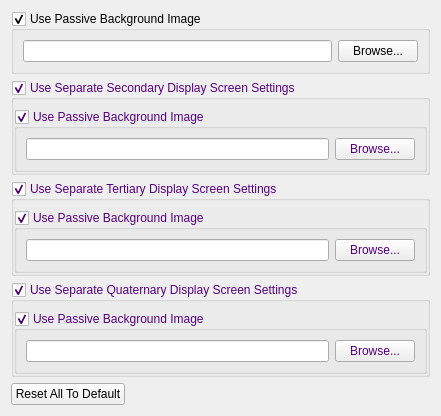
<?xml version="1.0" encoding="UTF-8"?>
<ui version="4.0">
 <class>PassiveSettingWidget</class>
 <widget class="QWidget" name="PassiveSettingWidget">
  <property name="geometry">
   <rect>
    <x>0</x>
    <y>0</y>
    <width>441</width>
    <height>400</height>
   </rect>
  </property>
  <layout class="QVBoxLayout" name="verticalLayout_2">
   <item>
    <widget class="QGroupBox" name="groupBoxBackground">
     <property name="title">
      <string>Use Passive Background Image</string>
     </property>
     <property name="checkable">
      <bool>true</bool>
     </property>
     <layout class="QHBoxLayout" name="horizontalLayout_2">
      <item>
       <widget class="QLineEdit" name="lineEditBackgroundPath">
        <property name="readOnly">
         <bool>true</bool>
        </property>
       </widget>
      </item>
      <item>
       <widget class="QPushButton" name="buttonBrowseBackgound">
        <property name="text">
         <string>Browse...</string>
        </property>
       </widget>
      </item>
     </layout>
    </widget>
   </item>
   <item>
    <widget class="QGroupBox" name="groupBoxDisp2Sets">
     <property name="palette">
      <palette>
       <active>
        <colorrole role="WindowText">
         <brush brushstyle="SolidPattern">
          <color alpha="255">
           <red>85</red>
           <green>0</green>
           <blue>127</blue>
          </color>
         </brush>
        </colorrole>
        <colorrole role="Text">
         <brush brushstyle="SolidPattern">
          <color alpha="255">
           <red>85</red>
           <green>0</green>
           <blue>127</blue>
          </color>
         </brush>
        </colorrole>
        <colorrole role="ButtonText">
         <brush brushstyle="SolidPattern">
          <color alpha="255">
           <red>85</red>
           <green>0</green>
           <blue>127</blue>
          </color>
         </brush>
        </colorrole>
        <colorrole role="PlaceholderText">
         <brush brushstyle="NoBrush">
          <color alpha="128">
           <red>85</red>
           <green>0</green>
           <blue>127</blue>
          </color>
         </brush>
        </colorrole>
       </active>
       <inactive>
        <colorrole role="WindowText">
         <brush brushstyle="SolidPattern">
          <color alpha="255">
           <red>85</red>
           <green>0</green>
           <blue>127</blue>
          </color>
         </brush>
        </colorrole>
        <colorrole role="Text">
         <brush brushstyle="SolidPattern">
          <color alpha="255">
           <red>85</red>
           <green>0</green>
           <blue>127</blue>
          </color>
         </brush>
        </colorrole>
        <colorrole role="ButtonText">
         <brush brushstyle="SolidPattern">
          <color alpha="255">
           <red>85</red>
           <green>0</green>
           <blue>127</blue>
          </color>
         </brush>
        </colorrole>
        <colorrole role="PlaceholderText">
         <brush brushstyle="NoBrush">
          <color alpha="128">
           <red>85</red>
           <green>0</green>
           <blue>127</blue>
          </color>
         </brush>
        </colorrole>
       </inactive>
       <disabled>
        <colorrole role="WindowText">
         <brush brushstyle="SolidPattern">
          <color alpha="255">
           <red>120</red>
           <green>120</green>
           <blue>120</blue>
          </color>
         </brush>
        </colorrole>
        <colorrole role="Text">
         <brush brushstyle="SolidPattern">
          <color alpha="255">
           <red>120</red>
           <green>120</green>
           <blue>120</blue>
          </color>
         </brush>
        </colorrole>
        <colorrole role="ButtonText">
         <brush brushstyle="SolidPattern">
          <color alpha="255">
           <red>120</red>
           <green>120</green>
           <blue>120</blue>
          </color>
         </brush>
        </colorrole>
        <colorrole role="PlaceholderText">
         <brush brushstyle="NoBrush">
          <color alpha="128">
           <red>85</red>
           <green>0</green>
           <blue>127</blue>
          </color>
         </brush>
        </colorrole>
       </disabled>
      </palette>
     </property>
     <property name="title">
      <string>Use Separate Secondary Display Screen Settings</string>
     </property>
     <property name="flat">
      <bool>true</bool>
     </property>
     <property name="checkable">
      <bool>true</bool>
     </property>
     <layout class="QVBoxLayout" name="verticalLayout">
      <property name="leftMargin">
       <number>0</number>
      </property>
      <property name="rightMargin">
       <number>0</number>
      </property>
      <property name="bottomMargin">
       <number>0</number>
      </property>
      <item>
       <widget class="QGroupBox" name="groupBoxBackground2">
        <property name="palette">
         <palette>
          <active>
           <colorrole role="WindowText">
            <brush brushstyle="SolidPattern">
             <color alpha="255">
              <red>85</red>
              <green>0</green>
              <blue>127</blue>
             </color>
            </brush>
           </colorrole>
          </active>
          <inactive>
           <colorrole role="WindowText">
            <brush brushstyle="SolidPattern">
             <color alpha="255">
              <red>85</red>
              <green>0</green>
              <blue>127</blue>
             </color>
            </brush>
           </colorrole>
          </inactive>
          <disabled>
           <colorrole role="WindowText">
            <brush brushstyle="SolidPattern">
             <color alpha="255">
              <red>120</red>
              <green>120</green>
              <blue>120</blue>
             </color>
            </brush>
           </colorrole>
          </disabled>
         </palette>
        </property>
        <property name="title">
         <string>Use Passive Background Image</string>
        </property>
        <property name="checkable">
         <bool>true</bool>
        </property>
        <layout class="QHBoxLayout" name="horizontalLayout_4">
         <item>
          <widget class="QLineEdit" name="lineEditBackgroundPath2">
           <property name="readOnly">
            <bool>true</bool>
           </property>
          </widget>
         </item>
         <item>
          <widget class="QPushButton" name="buttonBrowseBackgound2">
           <property name="text">
            <string>Browse...</string>
           </property>
          </widget>
         </item>
        </layout>
       </widget>
      </item>
     </layout>
    </widget>
   </item>
   <item>
    <widget class="QGroupBox" name="groupBoxDisp3Sets">
     <property name="palette">
      <palette>
       <active>
        <colorrole role="WindowText">
         <brush brushstyle="SolidPattern">
          <color alpha="255">
           <red>85</red>
           <green>0</green>
           <blue>127</blue>
          </color>
         </brush>
        </colorrole>
        <colorrole role="Text">
         <brush brushstyle="SolidPattern">
          <color alpha="255">
           <red>85</red>
           <green>0</green>
           <blue>127</blue>
          </color>
         </brush>
        </colorrole>
        <colorrole role="ButtonText">
         <brush brushstyle="SolidPattern">
          <color alpha="255">
           <red>85</red>
           <green>0</green>
           <blue>127</blue>
          </color>
         </brush>
        </colorrole>
        <colorrole role="PlaceholderText">
         <brush brushstyle="SolidPattern">
          <color alpha="128">
           <red>85</red>
           <green>0</green>
           <blue>127</blue>
          </color>
         </brush>
        </colorrole>
       </active>
       <inactive>
        <colorrole role="WindowText">
         <brush brushstyle="SolidPattern">
          <color alpha="255">
           <red>85</red>
           <green>0</green>
           <blue>127</blue>
          </color>
         </brush>
        </colorrole>
        <colorrole role="Text">
         <brush brushstyle="SolidPattern">
          <color alpha="255">
           <red>85</red>
           <green>0</green>
           <blue>127</blue>
          </color>
         </brush>
        </colorrole>
        <colorrole role="ButtonText">
         <brush brushstyle="SolidPattern">
          <color alpha="255">
           <red>85</red>
           <green>0</green>
           <blue>127</blue>
          </color>
         </brush>
        </colorrole>
        <colorrole role="PlaceholderText">
         <brush brushstyle="SolidPattern">
          <color alpha="128">
           <red>85</red>
           <green>0</green>
           <blue>127</blue>
          </color>
         </brush>
        </colorrole>
       </inactive>
       <disabled>
        <colorrole role="WindowText">
         <brush brushstyle="SolidPattern">
          <color alpha="255">
           <red>120</red>
           <green>120</green>
           <blue>120</blue>
          </color>
         </brush>
        </colorrole>
        <colorrole role="Text">
         <brush brushstyle="SolidPattern">
          <color alpha="255">
           <red>120</red>
           <green>120</green>
           <blue>120</blue>
          </color>
         </brush>
        </colorrole>
        <colorrole role="ButtonText">
         <brush brushstyle="SolidPattern">
          <color alpha="255">
           <red>120</red>
           <green>120</green>
           <blue>120</blue>
          </color>
         </brush>
        </colorrole>
        <colorrole role="PlaceholderText">
         <brush brushstyle="SolidPattern">
          <color alpha="128">
           <red>0</red>
           <green>0</green>
           <blue>0</blue>
          </color>
         </brush>
        </colorrole>
       </disabled>
      </palette>
     </property>
     <property name="title">
      <string>Use Separate Tertiary Display Screen Settings</string>
     </property>
     <property name="flat">
      <bool>true</bool>
     </property>
     <property name="checkable">
      <bool>true</bool>
     </property>
     <layout class="QVBoxLayout" name="verticalLayout_3">
      <property name="leftMargin">
       <number>0</number>
      </property>
      <property name="topMargin">
       <number>9</number>
      </property>
      <property name="rightMargin">
       <number>0</number>
      </property>
      <property name="bottomMargin">
       <number>0</number>
      </property>
      <item>
       <widget class="QGroupBox" name="groupBoxBackground3">
        <property name="title">
         <string>Use Passive Background Image</string>
        </property>
        <property name="checkable">
         <bool>true</bool>
        </property>
        <layout class="QHBoxLayout" name="horizontalLayout">
         <item>
          <widget class="QLineEdit" name="lineEditBackgroundPath3"/>
         </item>
         <item>
          <widget class="QPushButton" name="buttonBrowseBackgound3">
           <property name="text">
            <string>Browse...</string>
           </property>
          </widget>
         </item>
        </layout>
       </widget>
      </item>
     </layout>
    </widget>
   </item>
   <item>
    <widget class="QGroupBox" name="groupBoxDisp4Sets">
     <property name="sizePolicy">
      <sizepolicy hsizetype="Preferred" vsizetype="Preferred">
       <horstretch>0</horstretch>
       <verstretch>0</verstretch>
      </sizepolicy>
     </property>
     <property name="palette">
      <palette>
       <active>
        <colorrole role="WindowText">
         <brush brushstyle="SolidPattern">
          <color alpha="255">
           <red>85</red>
           <green>0</green>
           <blue>127</blue>
          </color>
         </brush>
        </colorrole>
        <colorrole role="Text">
         <brush brushstyle="SolidPattern">
          <color alpha="255">
           <red>85</red>
           <green>0</green>
           <blue>127</blue>
          </color>
         </brush>
        </colorrole>
        <colorrole role="ButtonText">
         <brush brushstyle="SolidPattern">
          <color alpha="255">
           <red>85</red>
           <green>0</green>
           <blue>127</blue>
          </color>
         </brush>
        </colorrole>
        <colorrole role="PlaceholderText">
         <brush brushstyle="SolidPattern">
          <color alpha="128">
           <red>85</red>
           <green>0</green>
           <blue>127</blue>
          </color>
         </brush>
        </colorrole>
       </active>
       <inactive>
        <colorrole role="WindowText">
         <brush brushstyle="SolidPattern">
          <color alpha="255">
           <red>85</red>
           <green>0</green>
           <blue>127</blue>
          </color>
         </brush>
        </colorrole>
        <colorrole role="Text">
         <brush brushstyle="SolidPattern">
          <color alpha="255">
           <red>85</red>
           <green>0</green>
           <blue>127</blue>
          </color>
         </brush>
        </colorrole>
        <colorrole role="ButtonText">
         <brush brushstyle="SolidPattern">
          <color alpha="255">
           <red>85</red>
           <green>0</green>
           <blue>127</blue>
          </color>
         </brush>
        </colorrole>
        <colorrole role="PlaceholderText">
         <brush brushstyle="SolidPattern">
          <color alpha="128">
           <red>85</red>
           <green>0</green>
           <blue>127</blue>
          </color>
         </brush>
        </colorrole>
       </inactive>
       <disabled>
        <colorrole role="WindowText">
         <brush brushstyle="SolidPattern">
          <color alpha="255">
           <red>120</red>
           <green>120</green>
           <blue>120</blue>
          </color>
         </brush>
        </colorrole>
        <colorrole role="Text">
         <brush brushstyle="SolidPattern">
          <color alpha="255">
           <red>120</red>
           <green>120</green>
           <blue>120</blue>
          </color>
         </brush>
        </colorrole>
        <colorrole role="ButtonText">
         <brush brushstyle="SolidPattern">
          <color alpha="255">
           <red>120</red>
           <green>120</green>
           <blue>120</blue>
          </color>
         </brush>
        </colorrole>
        <colorrole role="PlaceholderText">
         <brush brushstyle="SolidPattern">
          <color alpha="128">
           <red>0</red>
           <green>0</green>
           <blue>0</blue>
          </color>
         </brush>
        </colorrole>
       </disabled>
      </palette>
     </property>
     <property name="title">
      <string>Use Separate Quaternary Display Screen Settings</string>
     </property>
     <property name="flat">
      <bool>true</bool>
     </property>
     <property name="checkable">
      <bool>true</bool>
     </property>
     <layout class="QVBoxLayout" name="verticalLayout_4">
      <property name="leftMargin">
       <number>0</number>
      </property>
      <property name="topMargin">
       <number>9</number>
      </property>
      <property name="rightMargin">
       <number>0</number>
      </property>
      <property name="bottomMargin">
       <number>0</number>
      </property>
      <item>
       <widget class="QGroupBox" name="groupBoxBackground4">
        <property name="title">
         <string>Use Passive Background Image</string>
        </property>
        <property name="checkable">
         <bool>true</bool>
        </property>
        <layout class="QHBoxLayout" name="horizontalLayout_3">
         <item>
          <widget class="QLineEdit" name="lineEditBackgroundPath4"/>
         </item>
         <item>
          <widget class="QPushButton" name="buttonBrowseBackgound4">
           <property name="text">
            <string>Browse...</string>
           </property>
          </widget>
         </item>
        </layout>
       </widget>
      </item>
     </layout>
    </widget>
   </item>
   <item>
    <spacer name="verticalSpacer">
     <property name="orientation">
      <enum>Qt::Vertical</enum>
     </property>
     <property name="sizeHint" stdset="0">
      <size>
       <width>20</width>
       <height>32</height>
      </size>
     </property>
    </spacer>
   </item>
   <item>
    <layout class="QGridLayout" name="gridLayout_2">
     <item row="0" column="0">
      <widget class="QPushButton" name="pushButtonDefault">
       <property name="text">
        <string>Reset All To Default</string>
       </property>
      </widget>
     </item>
     <item row="0" column="1">
      <spacer name="horizontalSpacer">
       <property name="orientation">
        <enum>Qt::Horizontal</enum>
       </property>
       <property name="sizeHint" stdset="0">
        <size>
         <width>40</width>
         <height>20</height>
        </size>
       </property>
      </spacer>
     </item>
    </layout>
   </item>
  </layout>
 </widget>
 <tabstops>
  <tabstop>groupBoxBackground</tabstop>
  <tabstop>buttonBrowseBackgound</tabstop>
  <tabstop>lineEditBackgroundPath</tabstop>
  <tabstop>groupBoxDisp2Sets</tabstop>
  <tabstop>groupBoxBackground2</tabstop>
  <tabstop>buttonBrowseBackgound2</tabstop>
  <tabstop>lineEditBackgroundPath2</tabstop>
  <tabstop>pushButtonDefault</tabstop>
 </tabstops>
 <resources/>
 <connections/>
</ui>
